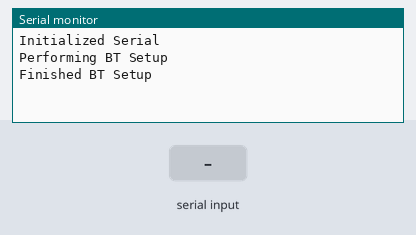
The sketch below on a simulated Arduino Uno, built with avr-gcc and run on an emulated ATmega328P. Shown: the last lines printed to the serial monitor. The test bench sets the inputs (shaded band).

Above: at 1.4 s.
1.5 s: "1" received over the second serial link
At 2.7 s:
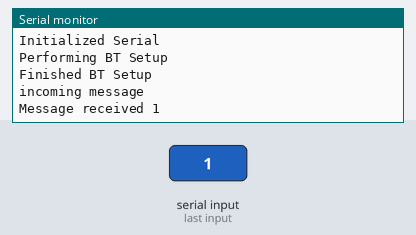
3.0 s: "0" received over the second serial link
At 3.9 s:
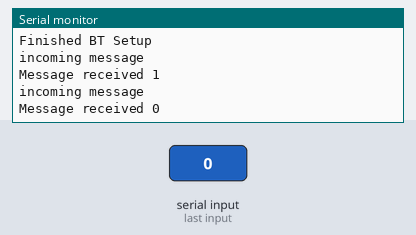

The sketch:

bt_test.ino
```cpp
//Bluetooth Libraries
#include <SoftwareSerial.h>
#include <String.h>

//Bluetooth Pins
#define RxD 0
#define TxD 1

SoftwareSerial BT(RxD, TxD);
String readCache = "";
String message = "";

void setup(){
    Serial.begin(9600);
    while(!Serial);

    pinMode(TxD, INPUT_PULLUP);

    Serial.println("Initialized Serial");
    /* Init Bluetooth */
    BT.begin(9600);
    setupBT();
}

void loop(){
  if (BT.available()) {
        Serial.println("incoming message");

        while(BT.available())
            readCache += (char)BT.read();

        message = readCache;
        readCache = ""; //reset read cachej
        Serial.println("Message received " + message);
  }

  if (Serial.available())
    BT.write(Serial.read());
  delay(100);
}

/* Bluetooth */
void setupBT(){
    Serial.println("Performing BT Setup");
    delay(100);
    BT.write("AT+NAMEVR-Glove");
    delay(100);
    BT.write("AT+PIN4321");
    Serial.println("Finished BT Setup");
}
```

Measured:
- after the input at 1.5 s, the serial monitor: prints a new line at once (image 1)
- after the input at 3.0 s, the serial monitor: prints a new line after 0.05 s (image 2)
